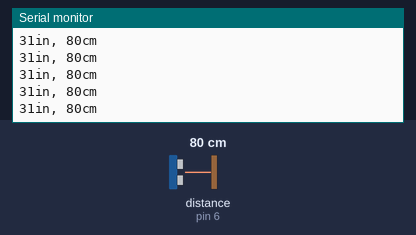
This sketch was run on a simulated Arduino Uno, built with avr-gcc and run on an emulated ATmega328P. Shown: the last lines printed to the serial monitor. Wiring (inferred from the names in the program): ultrasonic range finder: trigger pin 7; echo pin 6. Inputs (shaded band) come from the test bench; at power-on: distance to the obstacle (sensor on pin 6) 80 cm. The echo pulse lasts 58.3 µs per cm.

Above: at 1.2 s.
1.3 s: distance to the obstacle (sensor on pin 6) set to 2 cm
At 1.38 s:
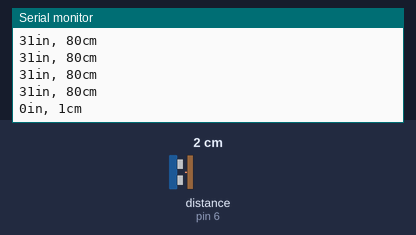
4.3 s: distance to the obstacle (sensor on pin 6) set to 4 cm
At 4.3 s:
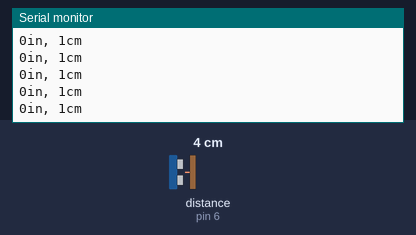
5.8 s: distance to the obstacle (sensor on pin 6) set to 35 cm
At 5.82 s:
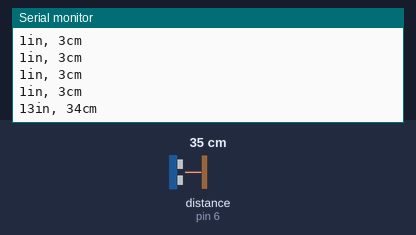
Timing chart, 0 to 8.8 s (numbered marks = the images above; inputs shaded):
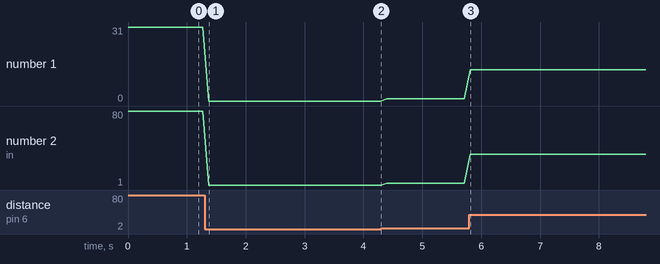

The sketch:

Ultrasonic_Sensor.ino
```cpp
const int trigger = 7;
const int echo=6;

void setup()
{
  Serial.begin(9600);
}

void loop()
{
  long duration, inches, cm;

  pinMode(trigger, OUTPUT);
  digitalWrite(trigger, LOW);
  delayMicroseconds(2);
  digitalWrite(trigger, HIGH);
  delayMicroseconds(5);
  digitalWrite(trigger, LOW);

  pinMode(echo, INPUT);

  duration = pulseIn(echo, HIGH);

  // convert the time into a distance
  inches = microsecondsToInches(duration);
  cm = microsecondsToCentimeters(duration);

  Serial.print(inches);
  Serial.print("in, ");
  Serial.print(cm);
  Serial.print("cm");
  Serial.println();

  delay(100);
}

long microsecondsToInches(long microseconds)
{
  // According to Parallax's datasheet for the PING))), there are
  // 73.746 microseconds per inch (i.e. sound travels at 1130 feet per
  // second).  This gives the distance travelled by the ping, outbound
  // and return, so we divide by 2 to get the distance of the obstacle.
  // See: http://www.parallax.com/dl/docs/prod/acc/28015-PING-v1.3.pdf
  return microseconds / 74 / 2;
}

long microsecondsToCentimeters(long microseconds)
{
  // The speed of sound is 340 m/s or 29 microseconds per centimeter.
  // The ping travels out and back, so to find the distance of the
  // object we take half of the distance travelled.
  return microseconds / 29 / 2;
}
```

Measured:
- after the input at 1.3 s, the serial monitor: prints a new line after 0.07 s (image 1)
- after the input at 5.8 s, the serial monitor: prints a new line at once (image 3)
- plotted number 1: 31 → 0 after the input at 1.3 s, 1 → 13 after the input at 5.8 s
- plotted number 2: 80 → 1 after the input at 1.3 s, 1 → 3 after the input at 4.3 s, 3 → 34 after the input at 5.8 s
